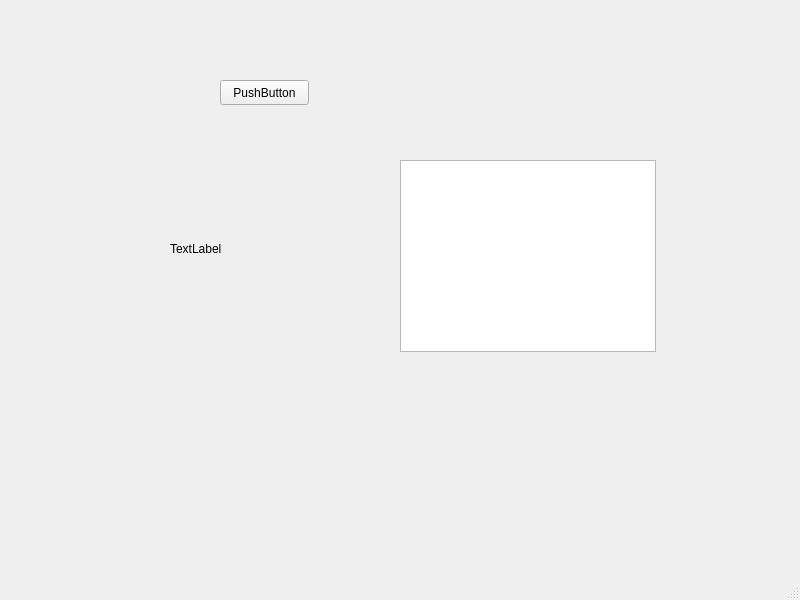
<?xml version="1.0" encoding="UTF-8"?>
<ui version="4.0">
 <class>MainWindow</class>
 <widget class="QMainWindow" name="MainWindow">
  <property name="geometry">
   <rect>
    <x>0</x>
    <y>0</y>
    <width>800</width>
    <height>600</height>
   </rect>
  </property>
  <property name="windowTitle">
   <string>MainWindow</string>
  </property>
  <widget class="QWidget" name="centralwidget">
   <widget class="QTableView" name="TableOfPicture">
    <property name="geometry">
     <rect>
      <x>400</x>
      <y>160</y>
      <width>256</width>
      <height>192</height>
     </rect>
    </property>
   </widget>
   <widget class="QPushButton" name="pushButton">
    <property name="geometry">
     <rect>
      <x>220</x>
      <y>80</y>
      <width>89</width>
      <height>25</height>
     </rect>
    </property>
    <property name="text">
     <string>PushButton</string>
    </property>
   </widget>
   <widget class="QLabel" name="label">
    <property name="geometry">
     <rect>
      <x>170</x>
      <y>240</y>
      <width>67</width>
      <height>17</height>
     </rect>
    </property>
    <property name="text">
     <string>TextLabel</string>
    </property>
   </widget>
  </widget>
  <widget class="QMenuBar" name="menubar">
   <property name="geometry">
    <rect>
     <x>0</x>
     <y>0</y>
     <width>800</width>
     <height>22</height>
    </rect>
   </property>
  </widget>
  <widget class="QStatusBar" name="statusbar"/>
 </widget>
 <resources/>
 <connections/>
</ui>
